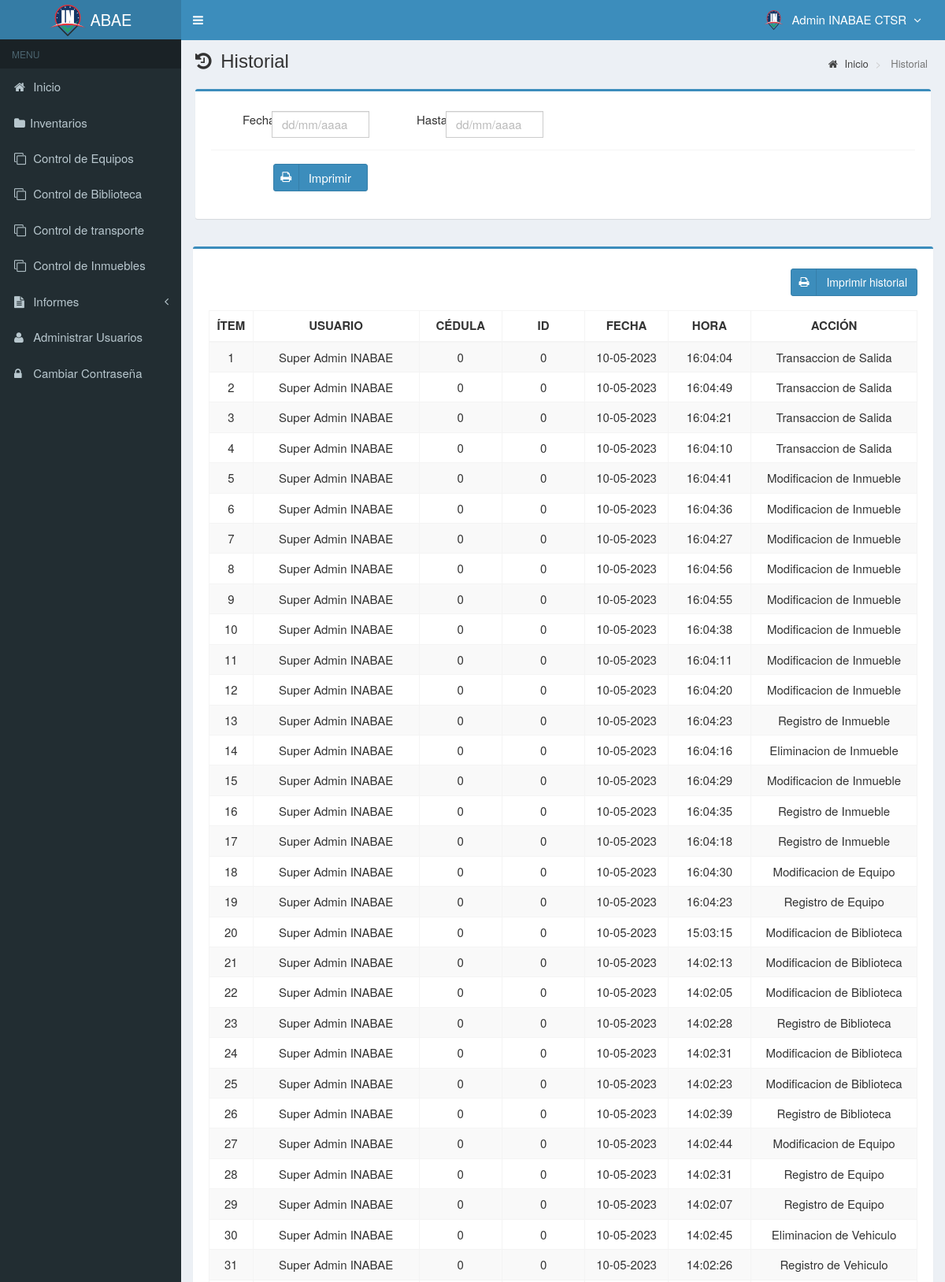
The page /main.php?module=history (signed in, upper part) on the database its author committed.
### tables this page shows
CREATE TABLE `usuarios` (
  `id_user` int(3) NOT NULL,
  `username` varchar(50) NOT NULL,
  `name_user` varchar(50) NOT NULL,
  `cedula_user` int(20) NOT NULL,
  `password` varchar(50) NOT NULL,
  `email` varchar(50) DEFAULT NULL,
  `telefono` varchar(13) DEFAULT NULL,
  `foto` varchar(100) DEFAULT NULL,
  `permisos_acceso` varchar(30) NOT NULL,
  `status` enum('activo','bloqueado') NOT NULL DEFAULT 'activo',
  `created_at` timestamp NOT NULL DEFAULT CURRENT_TIMESTAMP,
  `updated_at` timestamp NOT NULL DEFAULT CURRENT_TIMESTAMP ON UPDATE CURRENT_TIMESTAMP,
  `sede` varchar(30) DEFAULT NULL
);

CREATE TABLE `history` (
  `nombre` varchar(50) NOT NULL,
  `cedula` varchar(30) NOT NULL,
  `permiso` varchar(50) NOT NULL,
  `accion` varchar(50) NOT NULL,
  `fecha` timestamp NOT NULL DEFAULT CURRENT_TIMESTAMP ON UPDATE CURRENT_TIMESTAMP,
  `hora` varchar(30) NOT NULL
);

### modules/history/view.php (the view, shortened to what this page needs)
<section class="content-header">
  <h1>
    <i class="fa fa-history icon-title"></i> Historial
  </h1>
  <ol class="breadcrumb">
    <li><a href="?module=start"><i class="fa fa-home"></i> Inicio </a></li>
    <li class="active"> Historial </li>
  </ol>
<br>
<link rel="stylesheet" type="text/css" href="datatables/datatables.min.css">
  <link rel="stylesheet" type="text/css" href="datatables/Datatables-10.10.20/css/dataTables.bootstrap4.min.css">
    <div class="box box-primary">
      <form role="form" class="form-horizontal" method="GET" action="modules/history/print_filter_history.php" target="_blank">
        <div class="box-body">
          <div class="form-group">
            <label style="margin-left:40px" class="col-sm-1">Fecha</label>
            <div class="col-sm-2">
              <input style="margin-left:-40px" type="text" class="form-control date-picker" data-date-format="dd-mm-yyyy" name="tgl_awal2" placeholder="dd/mm/aaaa" autocomplete="off" required>
            </div>
            <label style="margin-left:-10px" class="col-sm-1">Hasta</label>
            <div class="col-sm-2">
              <input style="margin-left:-40px" type="text" class="form-control date-picker" data-date-format="dd-mm-yyyy"  placeholder="dd/mm/aaaa" name="tgl_akhir2" autocomplete="off" required>
            </div>
          </div>
          <div class="box-footer">
            <div class="form-group">
              <div class="col-sm-offset-1">
                <button type="submit" class="btn btn-primary btn-social btn-submit" style="width: 120px;">
                  <i class="fa fa-print"></i> Imprimir
                </button>
              </div>
            </div>
          </div>
</section>
<section  class="content">
  <form name="formulario" method="post" action="modules/stock_inventory/print_filter.php">
  <div class="row">
    <div class="col-md-12">
      <div class="box box-primary" >
        <div class="box-body" id="contenido">
          <section>
            <a class="btn btn-primary btn-social pull-right" href="modules/history/print_history.php" style="height:35px;" target="_blank">
              <i class="fa fa-print"></i> Imprimir historial
            </a>
          </section>
          <table id="dataTables" class="table table-bordered table-striped table-hover" >
            <thead>
              <tr>
                <th class="center">ÍTEM</th>
                <th class="center">USUARIO</th>
                <th class="center">CÉDULA</th>
                <th class="center">ID</th>
                <th class="center">FECHA</th>
                <th class="center">HORA</th>
                <th class="center">ACCIÓN</th>
              </tr>
            </thead>
            <tbody>
            <?php
              require_once "config/database.php";
              $no = 1;
              $query = mysqli_query($mysqli, "SELECT nombre, cedula, permiso, accion, fecha, hora, permiso FROM history ORDER BY fecha DESC")
                        or die('Error: '.mysqli_error($mysqli));
              while ($data = mysqli_fetch_assoc($query)) {
                $originalDate = $data['fecha'];
                $fecha = date("d-m-Y", strtotime($originalDate));
                echo "<tr>
                <td width='50'  class='center'>$no</td>
                <td width='200' class='center'>$data[nombre]</td>
                <td width='100' class='center'>$_SESSION[cedula_user]</td>
                <td width='100' class='center'>$data[permiso]</td>
                <td width='100' class='center'>$fecha</td>
                <td width='100' class='center'>$data[hora]</td>
                <td width='200' class='center'>$data[accion]</td>
                    </tr>";
                $no++;
              }
            ?>
            </tbody>
          </table>
        </div>
       </div>
    </div>
  </div>
</section>
</div>

### top-menu.php (shortened to what this page needs)
<?php
require_once "config/database.php";
$query = mysqli_query($mysqli, "SELECT id_user, name_user, foto, permisos_acceso FROM usuarios WHERE id_user='$_SESSION[id_user]'")
                                or die('error: '.mysqli_error($mysqli));
$data = mysqli_fetch_assoc($query);
?>
<li class="dropdown user user-menu">
  <a href="#" class="dropdown-toggle" data-toggle="dropdown">
  <?php
  if ($data['foto']=="") { ?>
    <img src="images/user/INABAE_Logo.png" class="user-image" alt="User Image"/>
  <?php
  }
  else { ?>
    <img src="images/user/<?php echo $data['foto']; ?>" class="user-image" alt="User Image"/>
  <?php
  }
  ?>
    <span class="hidden-xs"><?php echo $data['name_user']; ?> <i style="margin-left:5px" class="fa fa-angle-down"></i></span>
  </a>
</li>

### assets/css/style.css (style rules this page uses)
label { display: inline-block; font-size: 15px; font-weight: 400; margin-bottom: 5px; max-width: 100%; }
.form-control { background-color: #fff; background-image: none; border: 1px solid #ccc; border-radius: 4px; box-shadow: 0 1px 1px rgba(0, 0, 0, 0.075) inset; color: #555; display: block; font-size: 15px; height: 34px; line-height: 1.42857; padding: 6px 12px; transition: border-color 0.15s ease-in-out 0s, box-shadow 0.15s ease-in-out 0s; width: 100%; }
.btn-social *:first-child { border-right: 1px solid rgba(0, 0, 0, 0.1); bottom: 0; font-size: 1em !important; left: 0; line-height: 32px !important; position: absolute; text-align: center; top: 0; width: 32px !important; }
.content-header { padding: 15px 18px 0; position: relative; }
.content-header > .breadcrumb { background: transparent none repeat scroll 0 0; border-radius: 2px; float: right; font-size: 13px; margin-bottom: 0; margin-top: 0; padding: 7px 12px; position: absolute; right: 10px; top: 15px; }
.center { text-align:center; }
.btn-submit { width: 100px; margin-top: 7px; margin-right: 10px; font-size: 15px; }
.icon-title { margin-right: 5px; }
body { background-color: #fff; color: #333; font-size: 15px; line-height: 1.42857; }

### rows shown on the page
usuarios: name_user "Admin INABAE CTSR"
history: nombre "Super Admin INABAE", permiso "0", fecha "10-05-2023", hora "16:04:04", accion "Transaccion de Salida"
history: nombre "Super Admin INABAE", permiso "0", fecha "10-05-2023", hora "16:04:49", accion "Transaccion de Salida"
history: nombre "Super Admin INABAE", permiso "0", fecha "10-05-2023", hora "16:04:21", accion "Transaccion de Salida"
history: nombre "Super Admin INABAE", permiso "0", fecha "10-05-2023", hora "16:04:10", accion "Transaccion de Salida"
history: nombre "Super Admin INABAE", permiso "0", fecha "10-05-2023", hora "16:04:41", accion "Modificacion de Inmueble"
history: nombre "Super Admin INABAE", permiso "0", fecha "10-05-2023", hora "16:04:36", accion "Modificacion de Inmueble"
history: nombre "Super Admin INABAE", permiso "0", fecha "10-05-2023", hora "16:04:27", accion "Modificacion de Inmueble"
history: nombre "Super Admin INABAE", permiso "0", fecha "10-05-2023", hora "16:04:56", accion "Modificacion de Inmueble"
history: nombre "Super Admin INABAE", permiso "0", fecha "10-05-2023", hora "16:04:55", accion "Modificacion de Inmueble"
history: nombre "Super Admin INABAE", permiso "0", fecha "10-05-2023", hora "16:04:38", accion "Modificacion de Inmueble"
history: nombre "Super Admin INABAE", permiso "0", fecha "10-05-2023", hora "16:04:11", accion "Modificacion de Inmueble"
history: nombre "Super Admin INABAE", permiso "0", fecha "10-05-2023", hora "16:04:20", accion "Modificacion de Inmueble"
history: nombre "Super Admin INABAE", permiso "0", fecha "10-05-2023", hora "16:04:23", accion "Registro de Inmueble"
history: nombre "Super Admin INABAE", permiso "0", fecha "10-05-2023", hora "16:04:16", accion "Eliminacion de Inmueble"
history: nombre "Super Admin INABAE", permiso "0", fecha "10-05-2023", hora "16:04:29", accion "Modificacion de Inmueble"
history: nombre "Super Admin INABAE", permiso "0", fecha "10-05-2023", hora "16:04:35", accion "Registro de Inmueble"
history: nombre "Super Admin INABAE", permiso "0", fecha "10-05-2023", hora "16:04:18", accion "Registro de Inmueble"
history: nombre "Super Admin INABAE", permiso "0", fecha "10-05-2023", hora "16:04:30", accion "Modificacion de Equipo"
history: nombre "Super Admin INABAE", permiso "0", fecha "10-05-2023", hora "16:04:23", accion "Registro de Equipo"
history: nombre "Super Admin INABAE", permiso "0", fecha "10-05-2023", hora "15:03:15", accion "Modificacion de Biblioteca"
history: nombre "Super Admin INABAE", permiso "0", fecha "10-05-2023", hora "14:02:13", accion "Modificacion de Biblioteca"
history: nombre "Super Admin INABAE", permiso "0", fecha "10-05-2023", hora "14:02:05", accion "Modificacion de Biblioteca"
history: nombre "Super Admin INABAE", permiso "0", fecha "10-05-2023", hora "14:02:28", accion "Registro de Biblioteca"
history: nombre "Super Admin INABAE", permiso "0", fecha "10-05-2023", hora "14:02:31", accion "Modificacion de Biblioteca"
history: nombre "Super Admin INABAE", permiso "0", fecha "10-05-2023", hora "14:02:23", accion "Modificacion de Biblioteca"
history: nombre "Super Admin INABAE", permiso "0", fecha "10-05-2023", hora "14:02:39", accion "Registro de Biblioteca"
history: nombre "Super Admin INABAE", permiso "0", fecha "10-05-2023", hora "14:02:44", accion "Modificacion de Equipo"
history: nombre "Super Admin INABAE", permiso "0", fecha "10-05-2023", hora "14:02:31", accion "Registro de Equipo"
history: nombre "Super Admin INABAE", permiso "0", fecha "10-05-2023", hora "14:02:07", accion "Registro de Equipo"
history: nombre "Super Admin INABAE", permiso "0", fecha "10-05-2023", hora "14:02:45", accion "Eliminacion de Vehiculo"
history: nombre "Super Admin INABAE", permiso "0", fecha "10-05-2023", hora "14:02:26", accion "Registro de Vehiculo"
